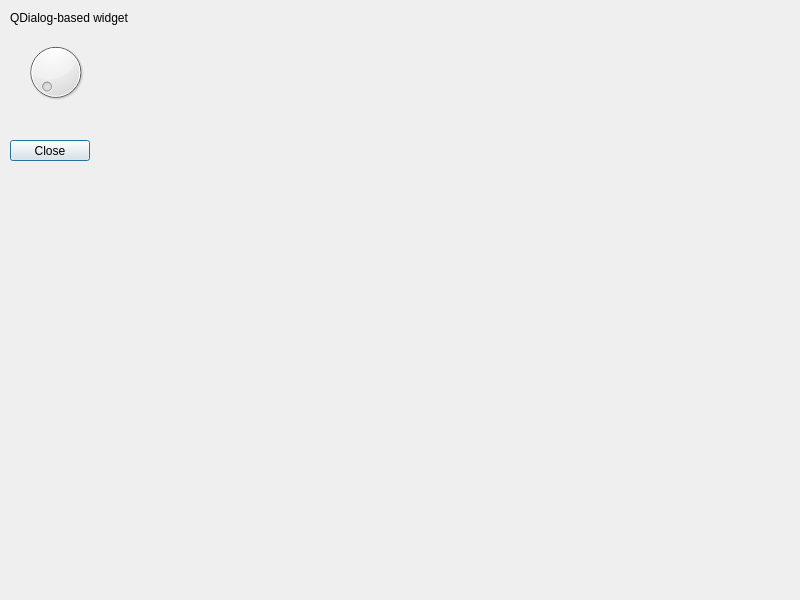
<?xml version="1.0" encoding="UTF-8"?>
<ui version="4.0">
 <class>QMyDialog</class>
 <widget class="QDialog" name="QMyDialog">
  <property name="geometry">
   <rect>
    <x>0</x>
    <y>0</y>
    <width>800</width>
    <height>600</height>
   </rect>
  </property>
  <property name="windowTitle">
   <string>QMyDialog</string>
  </property>
  <widget class="QLabel" name="label">
   <property name="geometry">
    <rect>
     <x>10</x>
     <y>10</y>
     <width>781</width>
     <height>16</height>
    </rect>
   </property>
   <property name="text">
    <string>QDialog-based widget</string>
   </property>
  </widget>
  <widget class="QPushButton" name="pushButton">
   <property name="geometry">
    <rect>
     <x>10</x>
     <y>140</y>
     <width>80</width>
     <height>21</height>
    </rect>
   </property>
   <property name="text">
    <string>Close</string>
   </property>
  </widget>
  <widget class="QDial" name="dial">
   <property name="geometry">
    <rect>
     <x>10</x>
     <y>40</y>
     <width>91</width>
     <height>64</height>
    </rect>
   </property>
  </widget>
 </widget>
 <resources/>
 <connections/>
</ui>
